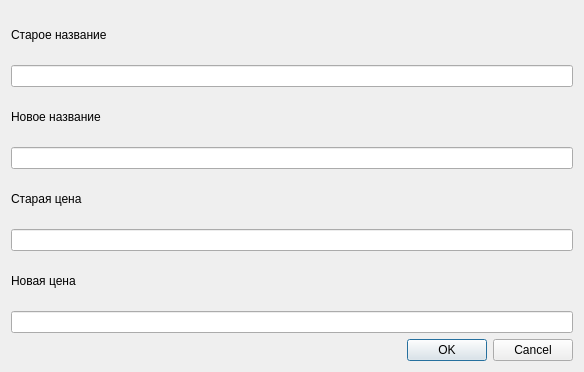
<?xml version="1.0" encoding="UTF-8"?>
<ui version="4.0">
 <class>ReductServiceWidget</class>
 <widget class="QDialog" name="ReductServiceWidget">
  <property name="geometry">
   <rect>
    <x>0</x>
    <y>0</y>
    <width>584</width>
    <height>372</height>
   </rect>
  </property>
  <property name="windowTitle">
   <string>Dialog</string>
  </property>
  <layout class="QVBoxLayout" name="verticalLayout">
   <item>
    <widget class="QLabel" name="label_oldServiceName">
     <property name="text">
      <string>Старое название</string>
     </property>
    </widget>
   </item>
   <item>
    <widget class="QLineEdit" name="lineEdit_oldServiceName"/>
   </item>
   <item>
    <widget class="QLabel" name="label_newServiceName">
     <property name="text">
      <string>Новое название</string>
     </property>
    </widget>
   </item>
   <item>
    <widget class="QLineEdit" name="lineEdit_newServiceName"/>
   </item>
   <item>
    <widget class="QLabel" name="label_oldServicePrice">
     <property name="text">
      <string>Старая цена</string>
     </property>
    </widget>
   </item>
   <item>
    <widget class="QLineEdit" name="lineEdit_oldServicePrice"/>
   </item>
   <item>
    <widget class="QLabel" name="label_newServicePrice">
     <property name="text">
      <string>Новая цена</string>
     </property>
    </widget>
   </item>
   <item>
    <widget class="QLineEdit" name="lineEdit_newServicePrice"/>
   </item>
   <item>
    <widget class="QDialogButtonBox" name="buttonBox">
     <property name="orientation">
      <enum>Qt::Horizontal</enum>
     </property>
     <property name="standardButtons">
      <set>QDialogButtonBox::Cancel|QDialogButtonBox::Ok</set>
     </property>
    </widget>
   </item>
  </layout>
 </widget>
 <resources/>
 <connections>
  <connection>
   <sender>buttonBox</sender>
   <signal>accepted()</signal>
   <receiver>ReductServiceWidget</receiver>
   <slot>accept()</slot>
   <hints>
    <hint type="sourcelabel">
     <x>248</x>
     <y>254</y>
    </hint>
    <hint type="destinationlabel">
     <x>157</x>
     <y>274</y>
    </hint>
   </hints>
  </connection>
  <connection>
   <sender>buttonBox</sender>
   <signal>rejected()</signal>
   <receiver>ReductServiceWidget</receiver>
   <slot>reject()</slot>
   <hints>
    <hint type="sourcelabel">
     <x>316</x>
     <y>260</y>
    </hint>
    <hint type="destinationlabel">
     <x>286</x>
     <y>274</y>
    </hint>
   </hints>
  </connection>
 </connections>
</ui>
